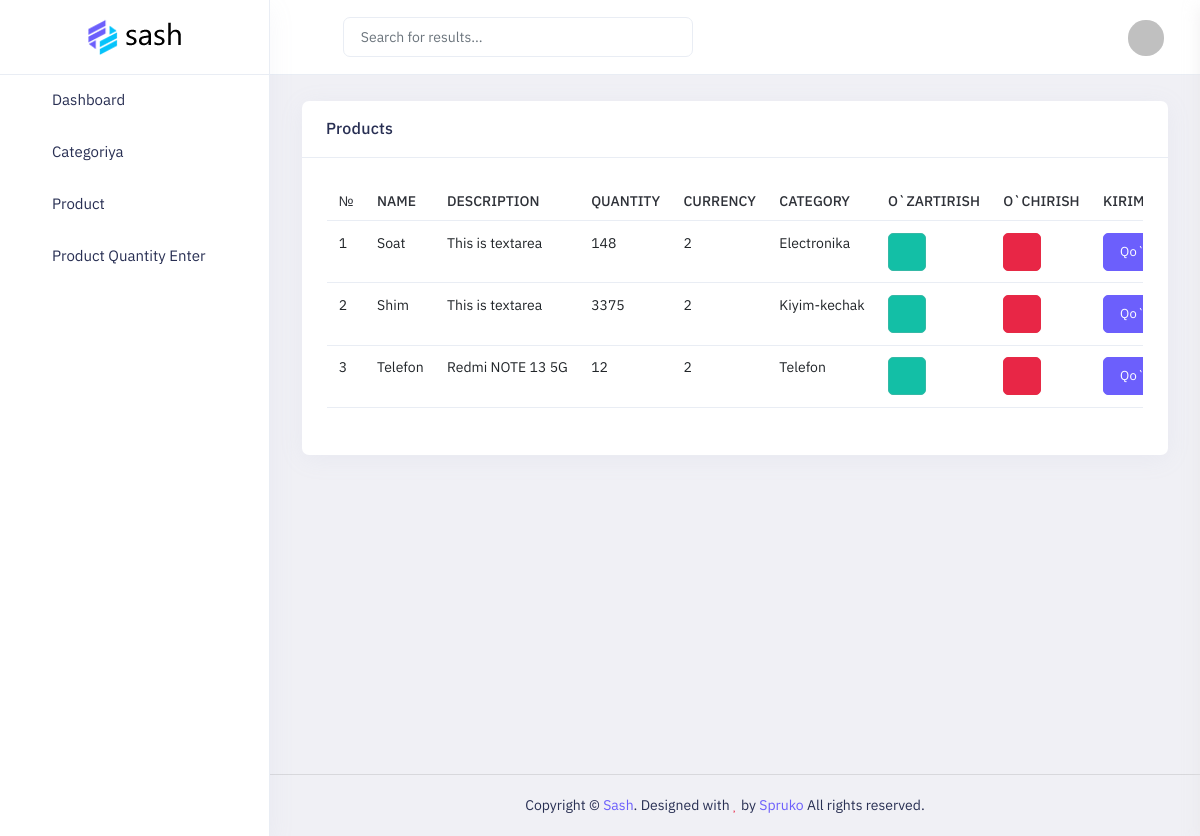
The page /dashboard/dashboard/product/list/ on the database as committed earlier.
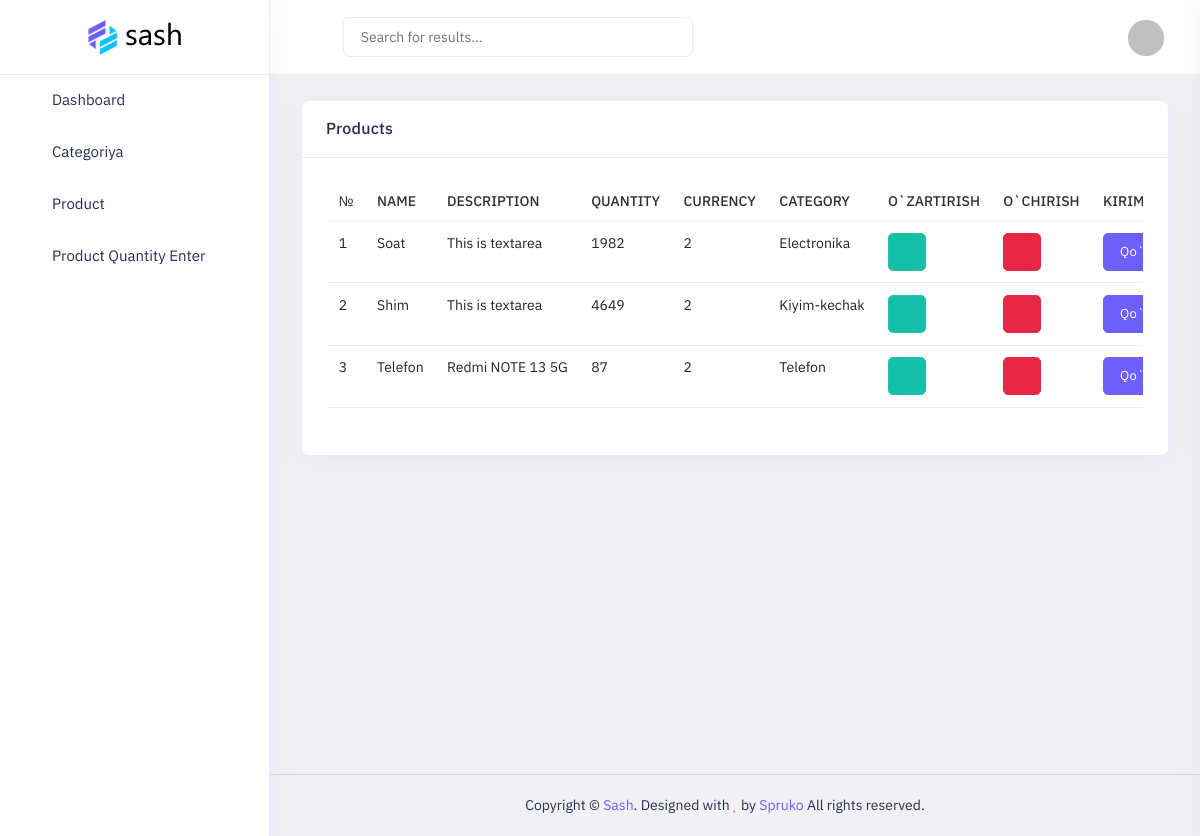
The same page on the database as committed later.
### main/models.py (models this page shows, shortened)
class Product(models.Model):
    name = models.CharField(max_length=255)
    slug = models.SlugField(blank=True)
    description = models.TextField()
    quantity = models.IntegerField()
    price = models.DecimalField(decimal_places=2, max_digits=10)
    currency = models.SmallIntegerField(
        choices=(
            (1,'Dollar'),
            (2, 'So`m')
            )
    )
    discount_price = models.DecimalField(
        decimal_places=2,
        max_digits=10,
        blank=True,
        null=True
        )
    baner_image = models.ImageField(upload_to='baner/')
    category = models.ForeignKey(Category, on_delete=models.SET_NULL, null=True)

class Category(models.Model):
    name = models.CharField(max_length=255, unique=True)
    slug = models.SlugField(blank=True)
    def __str__(self):
        return self.name

### dashboard/views.py (the view)
# urls.py: path('dashboard/product/list/', views.product, name='product'),
def product(request):
    result = search_with_fields_product(request)
    try:
        product = models.Product.objects.filter(**result)
    except FieldError as err:
        del result[err.__doc__.split()[3][1:-1]]
        product = models.Product.objects.filter(**result)
    context = {'product': pagenator_page(product, 10, request)}
    return render(request, 'dashboard/product/list.html', context)

### dashboard/funcs.py (called while the page is built, shortened)
def search_with_fields_product(request):
    result = {}
    return result

def pagenator_page(list, num, request):
    paginator = Paginator(list, num)
    pages = request.GET.get('page')
    try:
        list = paginator.page(pages)
    except PageNotAnInteger:
        list = paginator.page(1)
    except EmptyPage:
        list = paginator.page(paginator.num_pages)
    return list

### dashboard/templates/dashboard/product/list.html (shortened to what the changed rows need)
{% load static %}
<!doctype html>
<html lang="en" dir="ltr">
<head>
    <link id="style" href="{% static 'dashboard/plugins/bootstrap/css/bootstrap.min.css' %}" rel="stylesheet">
     <link href="{% static 'dashboard/css/style.css' %}" rel="stylesheet">
    <link href="{% static 'dashboard/css/plugins.css' %}" rel="stylesheet">
    <link href="{% static 'dashboard/css/icons.css' %}" rel="stylesheet">
    <link href="{% static 'dashboard/switcher/css/switcher.css' %}" rel="stylesheet">
    <link href="{% static 'dashboard/switcher/demo.css' %}" rel="stylesheet">
</head>
<body class="app sidebar-mini ltr light-mode">
    <div class="page">
        <div class="page-main">
            <div class="main-content app-content mt-0">
                <div class="side-app">
                    <div class="main-container container-fluid">
                        <div class="row">
                            <div class="col-xl-12">
                                <div class="card">
                                    <div class="card-body">
                                        <div class="table-responsive">
                                            <table class="table text-nowrap text-md-nowrap mb-0">
                                                <thead>
                                                    <tr>
                                                        <th>№</th>
                                                        <th>Name</th>
                                                        <th>Description</th>
                                                        <th>Quantity</th>
                                                        <th>Currency</th>
                                                        <th>Category</th>
                                                        <th>O`zartirish</th>
                                                        <th>O`chirish</th>
                                                        <th>Kirim</th>
                                                    </tr>
                                                </thead>
                                                <tbody>
                                                    {% for item in product %}
                                                    <tr>
                                                        <td>{{forloop.counter}}</td>
                                                        <td>{{item.name}}</td>
                                                        <td>{{item.description}}</td>
                                                        <td>{{item.quantity}}</td>
                                                        <td>{{item.currency}}</td>
                                                        <td>{{item.category}}</td>
                                                        <td><a href="{% url 'dashboard:product_update' item.id %}" class="btn btn-icon  btn-success" style="color: white;"><i class="fa fa-arrow-right"></i></a></td>
                                                        <td><a href="{% url 'dashboard:product_delete' item.id %}" class="btn btn-icon  btn-danger"><i class="fe fe-trash"></i></a></td>
                                                        <td><button data-bs-target="#modalcreate{{item.id}}" data-bs-toggle="modal" href="javascript:void(0)" class="btn btn-primary">Qo`shish</button></td>
                                                    </tr>
                                                    {% endfor %}
                                                </tbody>
                                            </table>
                                        </div>
                                        <br>
                                    </div>
                                </div>
                            </div>
                        </div>
                    </div>
                </div>
            </div>
        </div>
</body>
</html>

Rows that differ between the two databases and show on the page:
changed Product "Soat": quantity "148" → "1982"
changed Product "Shim": quantity "3375" → "4649"
changed Product "Telefon": quantity "12" → "87"
